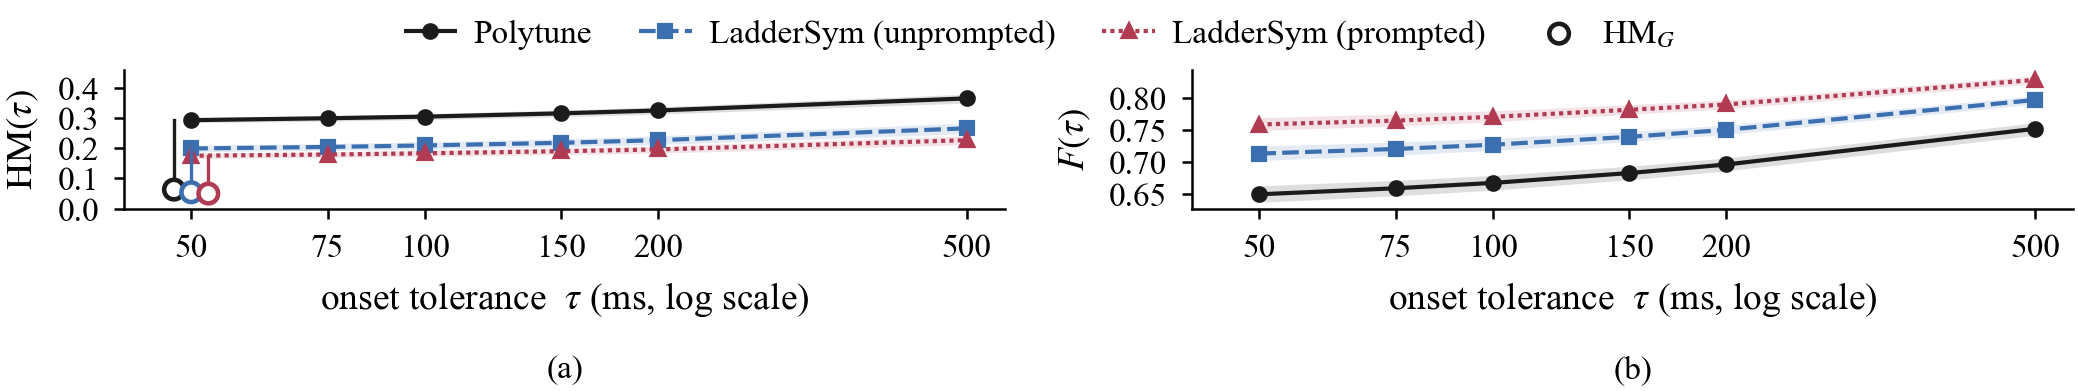

Source code (Python):
"""Figure 2 -- measured decoupled behaviour (double column, two panels).

(a) Measured HM(tau) for three published systems with per-piece bootstrap 95%
    bands, shown against the inner bound Prop. 2 derives from Polytune's own
    report counts (analytic bridge). The bound is not an upper limit on HM.
(b) Measured localization F(tau).

Numbers loaded from artifacts via mer_style; nothing hand-set.
Run: python fig2_measured.py
"""
from __future__ import annotations

import os

import matplotlib.pyplot as plt
from matplotlib.ticker import FixedFormatter, FixedLocator, NullLocator

import mer_style as S

S.apply_style()
HERE = os.path.dirname(os.path.abspath(__file__))
TAUS = [50, 75, 100, 150, 200, 500]


def _tau_axis(ax) -> None:
    ax.set_xscale("log")
    ax.xaxis.set_major_locator(FixedLocator(TAUS))
    ax.xaxis.set_major_formatter(FixedFormatter([str(t) for t in TAUS]))
    ax.xaxis.set_minor_locator(NullLocator())
    # left limit leaves clearance for the HM_G markers offset about 50 ms, so
    # none of them sits on the y-axis spine
    ax.set_xlim(41, 560)


def _hm_lower(sysname):
    """The span's lower endpoint at tau = 50 ms: HM with the ambiguous and
    unfounded merged events set aside (HM_G in the letter). Previously this
    plotted a third, unlabelled convention -- the whole dominant cell moved to
    the diagonal -- which the letter never defined."""
    from make_tables import tide_bins
    return tide_bins(sysname)["hm"]


def panel_hm(ax) -> None:
    for sysname in S.SYSTEMS:
        sw = S.sweep(sysname)
        ax.fill_between(sw["tau_ms"], sw["hm_lo"], sw["hm_hi"],
                        color=S.COLOR[sysname], alpha=0.14, linewidth=0)
        ax.plot(sw["tau_ms"], sw["hm"], color=S.COLOR[sysname],
                linestyle=S.DASH[sysname], marker=S.MARKER[sysname],
                label=S.LABEL[sysname])
    # the span at the 50 ms operating point: a thin vertical line from the raw
    # HM down to its adjudicated lower endpoint HM_G (open marker), one per
    # configuration; the three are spread +-5% about 50 ms so they do not
    # overprint
    lows = [_hm_lower(x) for x in S.SYSTEMS]
    xs = [47.5, 50.0, 52.6][:len(lows)]
    for x, lo, sysname in zip(xs, lows, S.SYSTEMS):
        raw50 = S.sweep(sysname)["hm"][0]
        ax.plot([x, x], [lo, raw50], color=S.COLOR[sysname], linewidth=0.8,
                linestyle="-", zorder=4)
    ax.scatter(xs, lows, s=22, facecolors="white",
               edgecolors=[S.COLOR[x] for x in S.SYSTEMS], linewidths=1.1,
               zorder=5, label="$\\mathrm{HM}_G$")
    # Prop. 1's band is deliberately NOT drawn here. It is an inner bound over
    # collapse-free configurations, while these curves are measured under the
    # collapse; sharing an axis with them asserts a containment the proposition
    # does not license, and no caption disclaimer undoes that visually. The
    # bound is stated in Prop. 1 and in Sec. III instead.
    _tau_axis(ax)
    ax.set_xlabel("onset tolerance  $\\tau$ (ms, log scale)")
    ax.set_ylabel("$\\mathrm{HM}(\\tau)$")
    ax.set_ylim(0.0, 0.46)
    ax.set_yticks([0.0, 0.1, 0.2, 0.3, 0.4])
    # the legend is drawn once, above both panels, by main(): an in-axes
    # legend at the IEEE 8 pt floor (FG-020) cannot avoid the curves


def panel_loc(ax) -> None:
    for sysname in S.SYSTEMS:
        sw = S.sweep(sysname)
        ax.fill_between(sw["tau_ms"], sw["loc_lo"], sw["loc_hi"],
                        color=S.COLOR[sysname], alpha=0.14, linewidth=0)
        ax.plot(sw["tau_ms"], sw["loc"], color=S.COLOR[sysname],
                linestyle=S.DASH[sysname], marker=S.MARKER[sysname])
    _tau_axis(ax)
    ax.set_xlabel("onset tolerance  $\\tau$ (ms, log scale)")
    ax.set_ylabel("$F(\\tau)$")
    ax.set_yticks([0.65, 0.70, 0.75, 0.80])


def main() -> None:
    fig, axes = plt.subplots(1, 2, figsize=(S.COL_DOUBLE, 1.34))
    panel_hm(axes[0])
    panel_loc(axes[1])
    # one shared legend row above both panels, outside the axes, 8 pt
    handles, labels = axes[0].get_legend_handles_labels()
    fig.legend(handles, labels, loc="upper center", ncol=4, fontsize=8.0,
               frameon=False, handlelength=1.6, columnspacing=1.4,
               handletextpad=0.5, bbox_to_anchor=(0.5, 1.0))
    # reserve a band under the axes for the bare subfigure labels (FG-021:
    # "(a)"/"(b)" centered below each panel, 8 pt Times; descriptive
    # wording lives in the LaTeX caption) and a band above for the legend
    fig.tight_layout(w_pad=1.4, rect=(0, 0.08, 1, 0.9))
    for ax, lab in ((axes[0], "(a)"), (axes[1], "(b)")):
        pos = ax.get_position()
        fig.text((pos.x0 + pos.x1) / 2, 0.015, lab, fontsize=8.0,
                 ha="center", va="bottom", color="black")
    out = os.path.join(HERE, "fig2_measured.pdf")
    fig.savefig(out, bbox_inches="tight", pad_inches=0.02)
    fig.savefig(out[:-4] + ".png", dpi=300, bbox_inches="tight", pad_inches=0.02)
    print("wrote", out)


if __name__ == "__main__":
    main()
